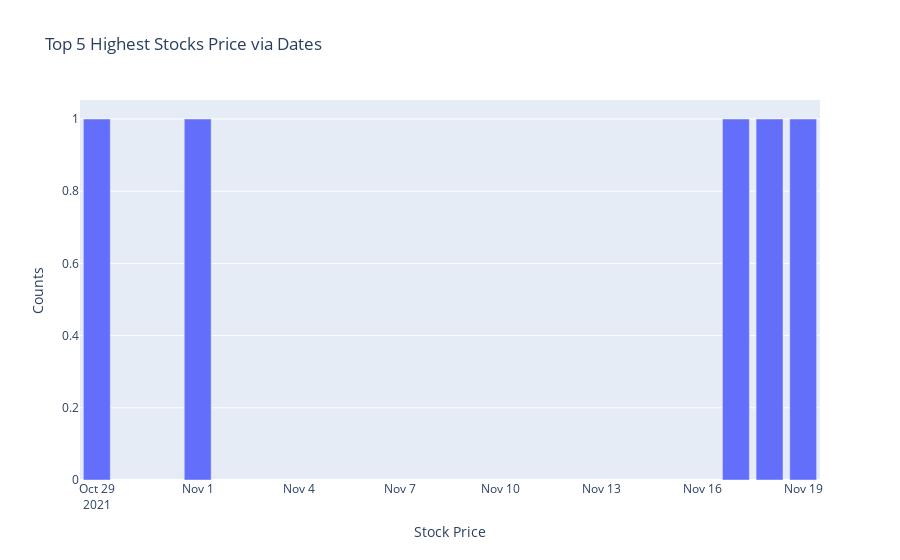

This figure's notebook cell:
### Code cell
#Visualizing the top 5 high stock price by dates
fig=px.bar(x=high_stock.index,title='Top 5 Highest Stocks Price via Dates')

#upadating the data
fig.update_layout(xaxis_title='Stock Price',
                  yaxis_title='Counts')
fig.show()

### Figure 1 — Plotly figure (JSON) as saved in the notebook; plotly's stock layout.template omitted (floating-point values rounded to 4 significant figures)
{"data": [{"alignmentgroup": "True", "hovertemplate": "x=%{x}<br>count=%{y}<extra></extra>", "legendgroup": "", "marker": {"color": "#636efa", "pattern": {"shape": ""}}, "name": "", "offsetgroup": "", "orientation": "v", "showlegend": false, "textposition": "auto", "type": "bar", "x": ["2021-11-17T00:00:00", "2021-11-19T00:00:00", "2021-11-18T00:00:00", "2021-10-29T00:00:00", "2021-11-01T00:00:00"], "xaxis": "x", "y": [1, 1, 1, 1, 1], "yaxis": "y"}], "layout": {"barmode": "relative", "legend": {"tracegroupgap": 0}, "title": {"text": "Top 5 Highest Stocks Price via Dates"}, "xaxis": {"anchor": "y", "domain": [0, 1], "title": {"text": "Stock Price"}}, "yaxis": {"anchor": "x", "domain": [0, 1], "title": {"text": "Counts"}}}}
